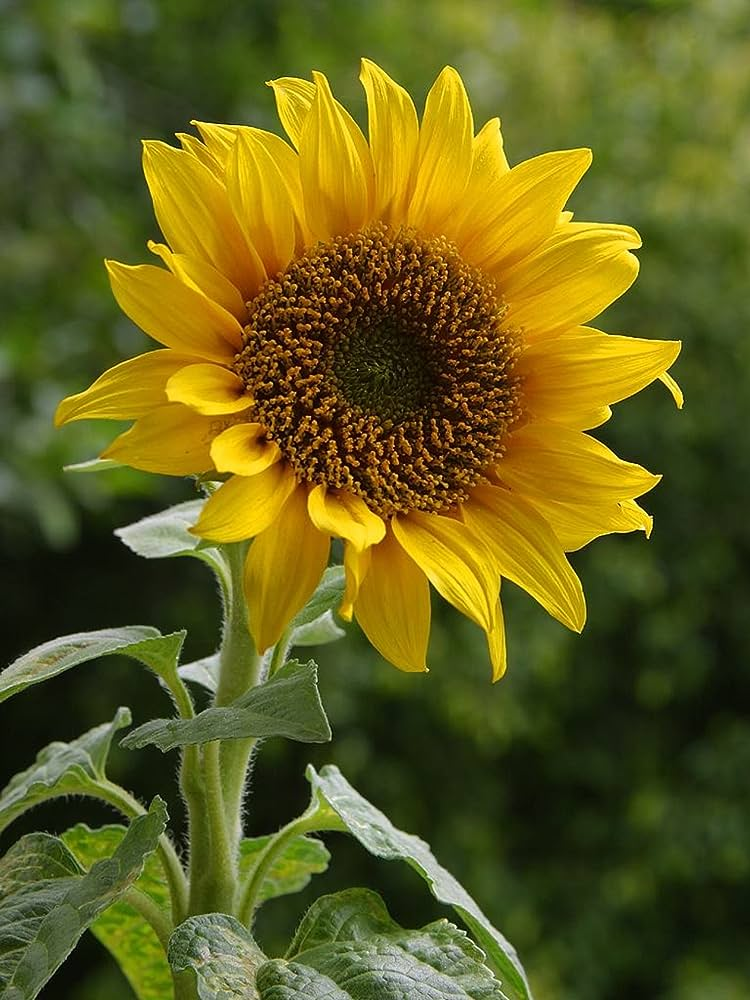
#> input picture expt3/sunflower.jpg, 750 x 1000 px
$ jupyter execute --allow-errors expt3.ipynb
#> lines starting #> are read from the running program, lines starting #| are printed output that depends on the picture; after the words box and inside, x2 and y2 are one past the last pixel; in counts of white or black regions, pixels touching at a corner belong together
[cell 1]
# Canny Edge Detection

import cv2
import numpy as np
from matplotlib import pyplot as plt

img = cv2.imread("scenery.jpg")
img1 = cv2.Canny(img,200,300)

plt.subplot(121),
#> (the rest of this cell did not finish here and is left out)

[cell 2]
#Contours demo

import cv2
import numpy as np
img = np.zeros((200,200), dtype=np.uint8)
img[50:150,50:150] = 255
ret,thres = cv2.threshold(img,27,255,0)
contours,hry =cv2.findContours(thres,cv2.RETR_TREE,cv2.CHAIN_APPROX_SIMPLE)
color=cv2.cvtColor(img,cv2.COLOR_GRAY2BGR)
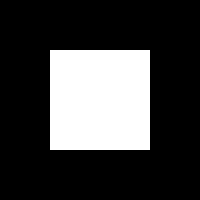
#> color: shape (200, 200, 3); 25% white; 1 white region, box (x1, y1, x2, y2) and area: (50, 50, 150, 150) 10000
img = cv2.drawContours(color,contours,-1,(0,0,255),5)

plt.subplot(111),
plt.imshow(cv2.cvtColor(color, cv2.COLOR_BGR2RGB))
plt.title('Contours'),
plt.axis('off')
plt.show()

[cell 3]
#Contours on an image

import cv2
import numpy as np
img = cv2.pyrDown(cv2.imread("sunflower.jpg",cv2.IMREAD_UNCHANGED))
#> img: shape (500, 375, 3)
ret,thres = cv2.threshold(cv2.cvtColor(img,cv2.COLOR_BGR2GRAY) ,127,255,cv2.THRESH_BINARY)
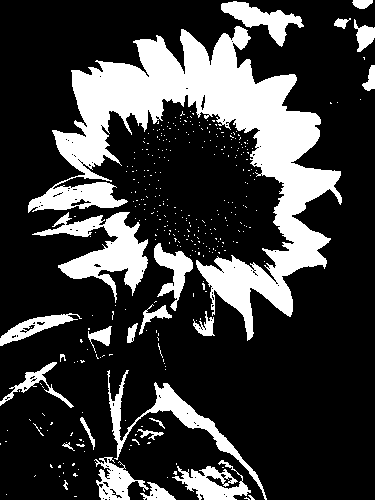
#> thres: shape (500, 375); 23.3% white; 356 white regions (332 under 20 px)
contours,hry =cv2.findContours(thres,cv2.RETR_EXTERNAL,cv2.CHAIN_APPROX_SIMPLE)
#> contours = 355 contours, 335 with area under 20; largest, box (x1, y1, x2, y2) and area: (28, 26, 342, 341) 26686, (32, 212, 148, 303) 3594, (107, 370, 267, 500) 2130, (221, 1, 304, 47) 1303, (172, 460, 251, 500) 1254; hry = 355 rows, first 6: [1, -1, -1, -1], [2, 0, -1, -1], [3, 1, -1, -1], [4, 2, -1, -1], [5, 3, -1, -1], [6, 4, -1, -1]

for c in contours:
    x,y,w,h = cv2.boundingRect(c)
    cv2.rectangle(img,(x,y),(x+w,y+h),(0,255,255),2)
    rect = cv2.minAreaRect(c)
    box = cv2.boxPoints(rect)
    box = np.int0(box)
    cv2.drawContours(img,[box],0,(0,0,255),2)
    (x,y),radius = cv2.minEnclosingCircle(c)
    center = (int(x),int(y))
    radius = int(radius)
#> this loop made 355 passes
#> (w, h, rect, box, radius) on passes 2 to 4: (3, 1, ((75, 496), (0, 2), -90), [[76, 496], [74, 496], [74, 496], [76, 496]], 1), (7, 5, ((250.8, 497.3), (2.12, 7.07), -45), [[252, 500], [247, 495], [249, 494], [254, 499]], 3), (1, 1, ((6, 494), (0, 0), -90), [[6, 494], [6, 494], [6, 494], [6, 494]], 0)
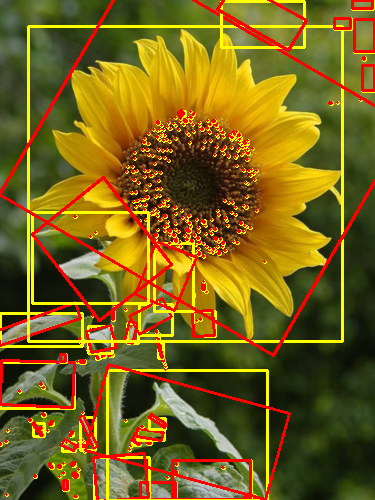
#> img: shape (500, 375, 3); mean B, G, R 24.1, 98.5, 120.9
img1 = cv2.circle(img,center,radius,(0,0,255),2)
cv2.drawContours(img,contours,-1,(255,0,0),2)
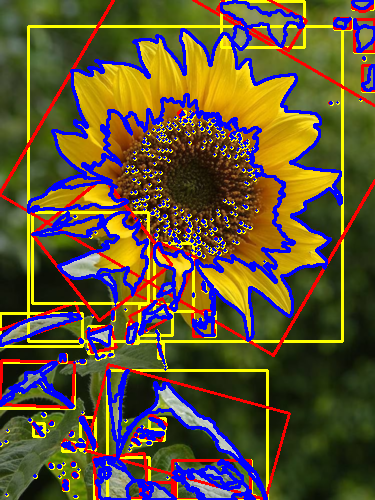
#> img: shape (500, 375, 3); mean B, G, R 52.8, 83.1, 96.7

plt.subplot(111),
plt.imshow(cv2.cvtColor(img, cv2.COLOR_BGR2RGB))
plt.title('Contours'),
plt.axis('off')
plt.show()

[cell 4]
# HoughLines

import cv2
import numpy as np
img = cv2.imread("highway.jpeg",cv2.IMREAD_COLOR)
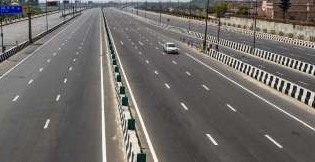
#> input picture expt3/highway.jpeg, 315 x 162 px
#> img is the input picture: shape (162, 315, 3); mean B, G, R 103.7, 107.3, 110.7
gray = cv2.cvtColor(img,cv2.COLOR_BGR2GRAY)
edges = cv2.Canny(gray,50,200)
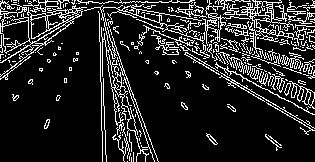
#> edges: shape (162, 315); 14.9% white in thin lines or dots
lines = cv2.HoughLinesP(edges,1,np.pi/180,100,minLineLength=15,maxLineGap=250)
for line in lines:
    x1,y1,x2,y2=line[0]
    cv2.line(img,(x1,y1),(x2,y2),(255,0,0),3)
#> this loop made 15 passes
#> line on passes 1 to 12: [[1, 2, 313, 2]], [[0, 16, 314, 5]], [[103, 3, 312, 114]], [[78, 0, 312, 76]], [[0, 6, 310, 16]], [[99, 3, 102, 161]], [[1, 8, 314, 19]], [[0, 9, 314, 20]], [[100, 3, 105, 154]], [[98, 7, 154, 161]], [[0, 4, 312, 15]], [[102, 5, 313, 127]]
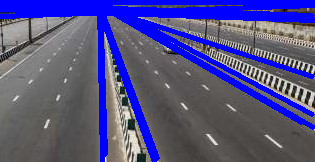
#> img: shape (162, 315, 3); mean B, G, R 134.1, 81.9, 84.5

plt.subplot(111),
plt.imshow(cv2.cvtColor(img, cv2.COLOR_BGR2RGB))
plt.title('Result img'),
plt.axis('off')
plt.show()

[cell 5]
#Hough Circles

import cv2
import numpy as np
circ = cv2.imread("circles.png")
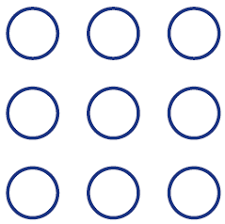
#> input picture expt3/circles.png, 225 x 224 px
#> circ is the input picture: shape (224, 225, 3); mean B, G, R 242.7, 235.4, 233.3
gray = cv2.cvtColor(circ,cv2.COLOR_BGR2GRAY)
#> gray: shape (224, 225)
img = cv2.medianBlur(gray,5)
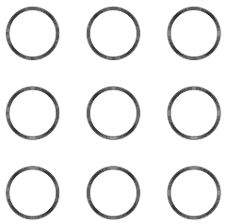
#> img: shape (224, 225); min 51, max 255, mean 238.3
color = cv2.cvtColor(img,cv2.COLOR_GRAY2BGR)
#> color: shape (224, 225, 3)
hc=cv2.HoughCircles(img,cv2.HOUGH_GRADIENT,1,120,
                   param1=100,
                   param2=40,
                   minRadius=0,
                   maxRadius=0)
hc = np.uint16(np.around(hc))
for i in hc[0,:]:
    cv2.circle(circ,(i[0],i[1]),i[2],(255,255,0),2)
    cv2.circle(circ,(i[0],i[1]),2,(255,0,255),3)
#> this loop made 3 passes
#> i on passes 1 to 3: [194, 112, 23], [32, 192, 23], [32, 34, 23]
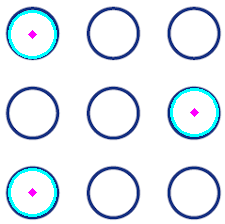
#> circ: shape (224, 225, 3); 2.8% of pixels changed, all inside (x1, y1, x2, y2) = (8, 10, 219, 217)
cv2.imwrite("new_circles.jpg",circ)

plt.subplot(111),
plt.imshow(cv2.cvtColor(circ, cv2.COLOR_BGR2RGB))
plt.title('Hough Circles'),
plt.axis('off')
plt.show()
